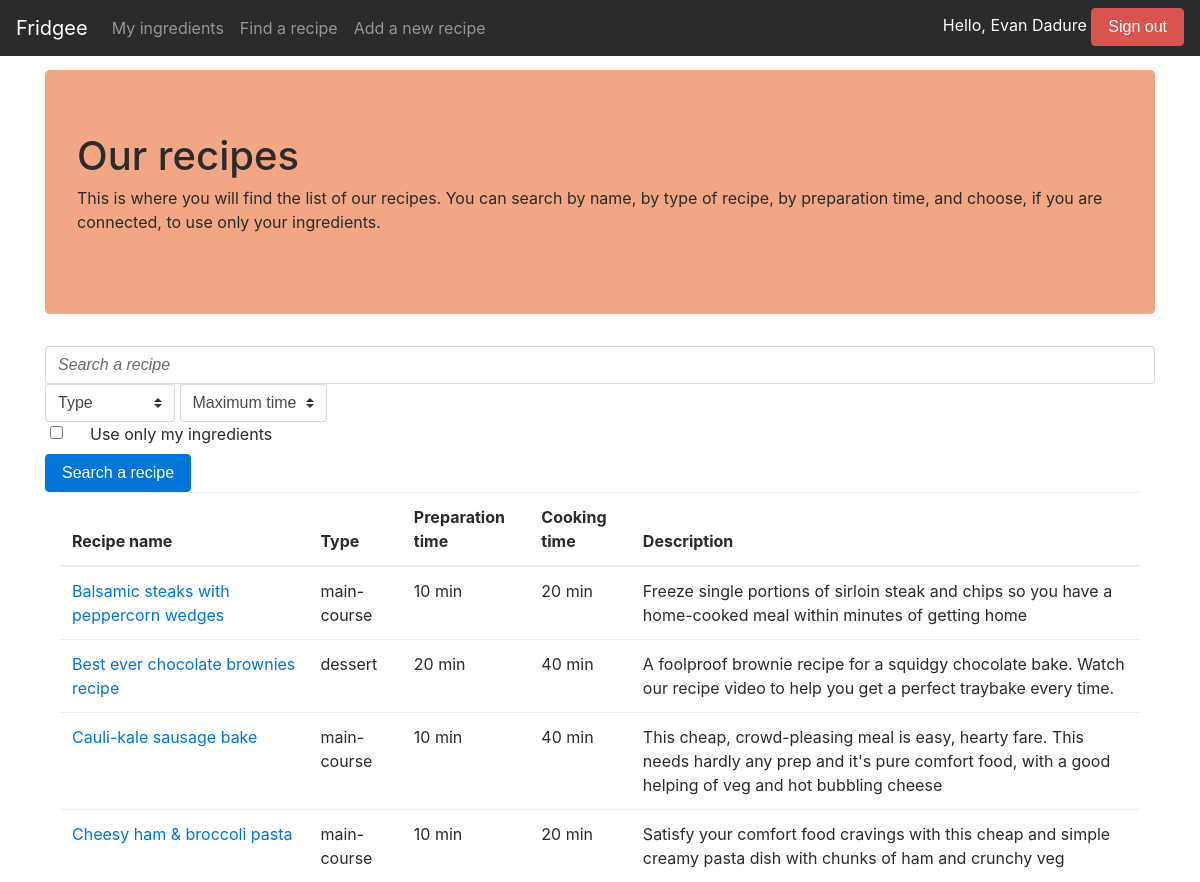
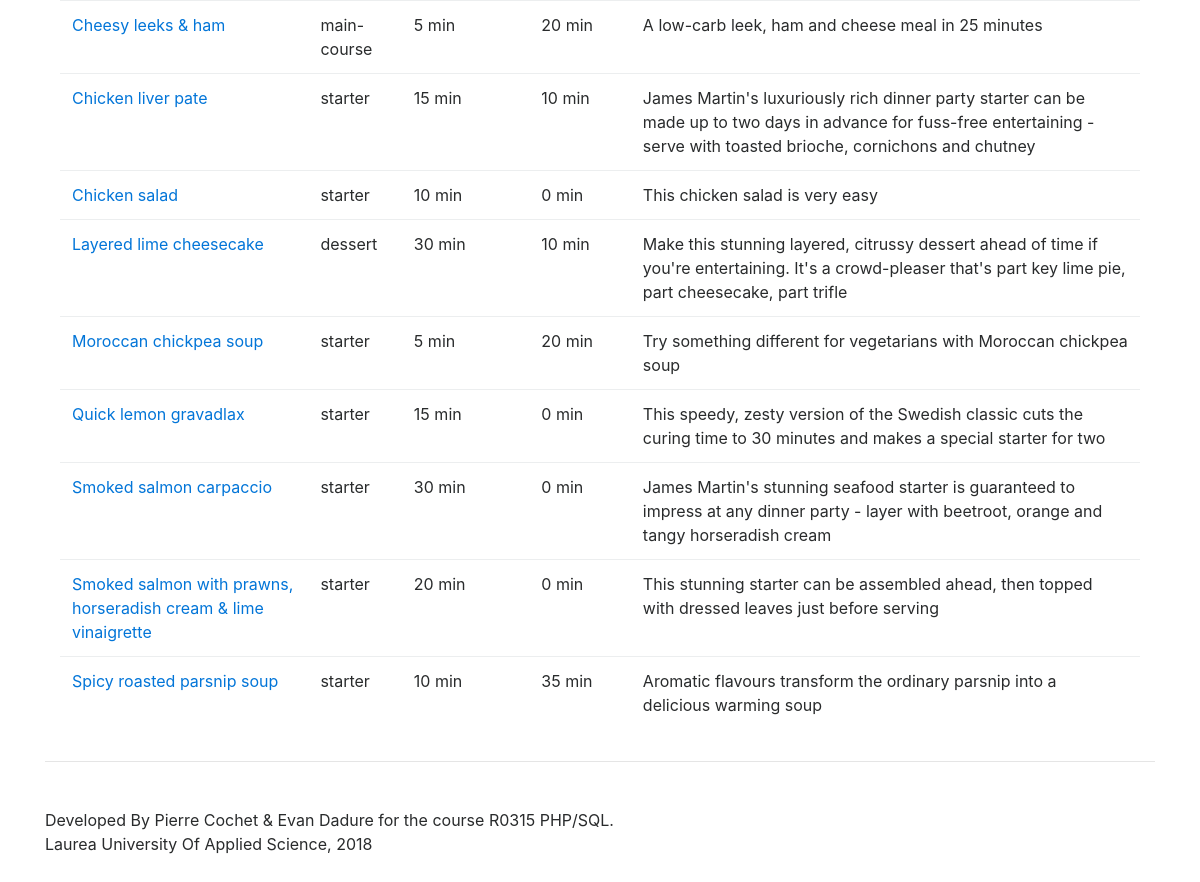
/find_recipe.php (signed in), run on the app's committed database (2 pictures, top to bottom).
### tables this page shows
CREATE TABLE `recipe` (
  `id` int(11) UNSIGNED NOT NULL,
  `recipe_name` varchar(250) NOT NULL,
  `recipe_description` longtext,
  `recipe_type` varchar(100) DEFAULT NULL,
  `recipe_prep_time` int(11) DEFAULT '0',
  `recipe_cook_time` int(11) DEFAULT '0'
);

### find_recipe.php (the view, shortened to what this page needs)
<?php
  include_once('header.php');
  if (!isset($_SESSION['u_id']))
  {
    header("Location: signin.php");
    exit();
  }else{
    $sql = "SELECT * FROM recipe ORDER BY recipe_name";
    $result = mysqli_query($conn,$sql);
    $allRecipes = mysqli_fetch_all($result,MYSQLI_ASSOC);
    if(isset($_SESSION["recipesToShow"]))
      $recipesToShow = $_SESSION["recipesToShow"];
    else
      $recipesToShow = $allRecipes;
  }
?>
    <div class="container">
      <div class="row row-offcanvas row-offcanvas-right">
        <div class="col-12 col-md-12">
          <div class="jumbotron" style="background-color: #f3a683">
            <h1>Our recipes</h1>
            <p>This is where you will find the list of our recipes. You can search by name, by type of recipe, by preparation time, and choose, if you are connected, to use only your ingredients.</p>
          </div>
          <div class="row">
            <div class="col-md-12">
            <form action="DB/findRecipe.php" method ="POST">
              <input class="form-control col-12 col-md-12" type="text" name="nameRecipe" id="nameRecipe" placeholder="Search a recipe">
                  <select class="custom-select" id="inputSelectRecipeType" name="inputSelectRecipeType">
                    <option selected>Type</option>
                  </select>
                  <select class="custom-select" id="inputSelectTime" name="inputSelectTime">
                    <option selected value="5000">Maximum time</option>
                  </select>
                  <div class="form-check" style="margin-left: 25px">
                    <input type="checkbox" class="form-check-input" name="myIngredientsCheck" id="myIngredientsCheck">
                    <label class="form-check-label" for="myIngredientsCheck">Use only my ingredients</label>
                  </div>
                  <div class="input-group-append">
                    <button type="submit" name="findByRecipePage"  class="btn btn-primary" type="button">Search a recipe</button>
                  </div>
              </form>
              <div class="col-md-12">
                <table class="table">
                  <thead>
                    <tr>
                      <th>Recipe name</th>
                      <th>Type</th>
                      <th>Preparation time</th>
                      <th>Cooking time</th>
                      <th>Description</th>
                    </tr>
                  </thead>
                  <tbody>
<?php
  foreach ($recipesToShow as $key => $value) {
    echo '<tr>
            <td><a href="recipe.php?recipe='.$value["id"].'">'.$value["recipe_name"].'</a></td>
            <td>'.$value["recipe_type"].'</td>
            <td>'.$value["recipe_prep_time"].' min</td>
            <td>'.$value["recipe_cook_time"].' min</td>
            <td>'.$value["recipe_description"].'</td>
          </tr>';
  }
?><!--
                  </tbody>
                </table>
              </div>
            </div>
          </div>
        </div>
      </div>
<?php
  include_once('footer.php');
?>

### header.php (shortened to what this page needs)
<!DOCTYPE html>
<html lang="en">
  <head>
    <link href="CSS/bootstrap.min.css" rel="stylesheet">
    <link rel="stylesheet" href="https://use.fontawesome.com/releases/v5.0.10/css/all.css">
    <link href="CSS/offcanvas.css" rel="stylesheet">
  </head>
  <body>
    <nav class="navbar navbar-toggleable-md fixed-top navbar-inverse bg-inverse">
      <a class="navbar-brand" href="#">Fridgee</a>
      <div class="collapse navbar-collapse" id="navbarsExampleDefault">
        <ul class="navbar-nav mr-auto">
          <li class="nav-item">
            <a class="nav-link" href="ingredients.php">My ingredients</a>
          </li>
          <li class="nav-item">
            <a class="nav-link" href="find_recipe.php">Find a recipe</a>
          </li>
          <li class="nav-item">
            <a class="nav-link" href="add_recipe.php">Add a new recipe</a>
          </li>
        </ul>
<?php
      if(isset($_SESSION['u_id'])){
        echo'<form action="DB/signout.php" method="POST">
            <label style="color:white" class="" for="submitLogout">Hello, '.$_SESSION['username'].'</label>
            <button type="submit" name="submitLogout" class="btn btn-danger my-4 my-sm-0">Sign out</button>
          </form>';
      }else{
        echo '<a class="btn btn-success my-4 my-sm-0"  href="signin.php">Sign in</a>';
      }
?>
      </div>
    </nav>
  </body>
</html>

### footer.php
  <hr>
  <footer>
    <p>Developed By Pierre Cochet & Evan Dadure for the course R0315 PHP/SQL.</br>Laurea University Of Applied Science, 2018</p>
  </footer>
</div>

### CSS/offcanvas.css (style rules this page uses)
html, body { overflow-x: hidden; }
body { padding-top: 70px; }
footer { padding: 30px 0; }

### data on the page
recipe: recipe_name "Balsamic steaks with peppercorn wedges", recipe_type "main-course", recipe_prep_time "10", recipe_cook_time "20", recipe_description "Freeze single portions of sirloin steak and chips so you have a home-cooked meal within minutes of getting home"
recipe: recipe_name "Best ever chocolate brownies recipe", recipe_type "dessert", recipe_prep_time "20", recipe_cook_time "40", recipe_description "A foolproof brownie recipe for a squidgy chocolate bake. Watch our recipe video to help you get a perfect traybake every time."
recipe: recipe_name "Cauli-kale sausage bake", recipe_type "main-course", recipe_prep_time "10", recipe_cook_time "40", recipe_description "This cheap, crowd-pleasing meal is easy, hearty fare. This needs hardly any prep and it's pure comfort food, with a good helping of veg and hot bubbling cheese"
recipe: recipe_name "Cheesy ham & broccoli pasta", recipe_type "main-course", recipe_prep_time "10", recipe_cook_time "20", recipe_description "Satisfy your comfort food cravings with this cheap and simple creamy pasta dish with chunks of ham and crunchy veg"
recipe: recipe_name "Cheesy leeks & ham", recipe_type "main-course", recipe_prep_time "5", recipe_cook_time "20", recipe_description "A low-carb leek, ham and cheese meal in 25 minutes"
recipe: recipe_name "Chicken liver pate", recipe_type "starter", recipe_prep_time "15", recipe_cook_time "10", recipe_description "James Martin's luxuriously rich dinner party starter can be made up to two days in advance for fuss-free entertaining - serve with toasted brioche, cornichons and chutney"
recipe: recipe_name "Chicken salad", recipe_type "starter", recipe_prep_time "10", recipe_cook_time "0", recipe_description "This chicken salad is very easy"
recipe: recipe_name "Layered lime cheesecake", recipe_type "dessert", recipe_prep_time "30", recipe_cook_time "10", recipe_description "Make this stunning layered, citrussy dessert ahead of time if you're entertaining. It's a crowd-pleaser that's part key lime pie, part cheesecake, part trifle"
recipe: recipe_name "Moroccan chickpea soup", recipe_type "starter", recipe_prep_time "5", recipe_cook_time "20", recipe_description "Try something different for vegetarians with Moroccan chickpea soup"
recipe: recipe_name "Quick lemon gravadlax", recipe_type "starter", recipe_prep_time "15", recipe_cook_time "0", recipe_description "This speedy, zesty version of the Swedish classic cuts the curing time to 30 minutes and makes a special starter for two"
recipe: recipe_name "Smoked salmon carpaccio", recipe_type "starter", recipe_prep_time "30", recipe_cook_time "0", recipe_description "James Martin's stunning seafood starter is guaranteed to impress at any dinner party - layer with beetroot, orange and tangy horseradish cream"
recipe: recipe_name "Smoked salmon with prawns, horseradish cream & lime vinaigrette", recipe_type "starter", recipe_prep_time "20", recipe_cook_time "0", recipe_description "This stunning starter can be assembled ahead, then topped with dressed leaves just before serving"
recipe: recipe_name "Spicy roasted parsnip soup", recipe_type "starter", recipe_prep_time "10", recipe_cook_time "35", recipe_description "Aromatic flavours transform the ordinary parsnip into a delicious warming soup"

### other printed values
$_SESSION['username'] "Evan Dadure"
